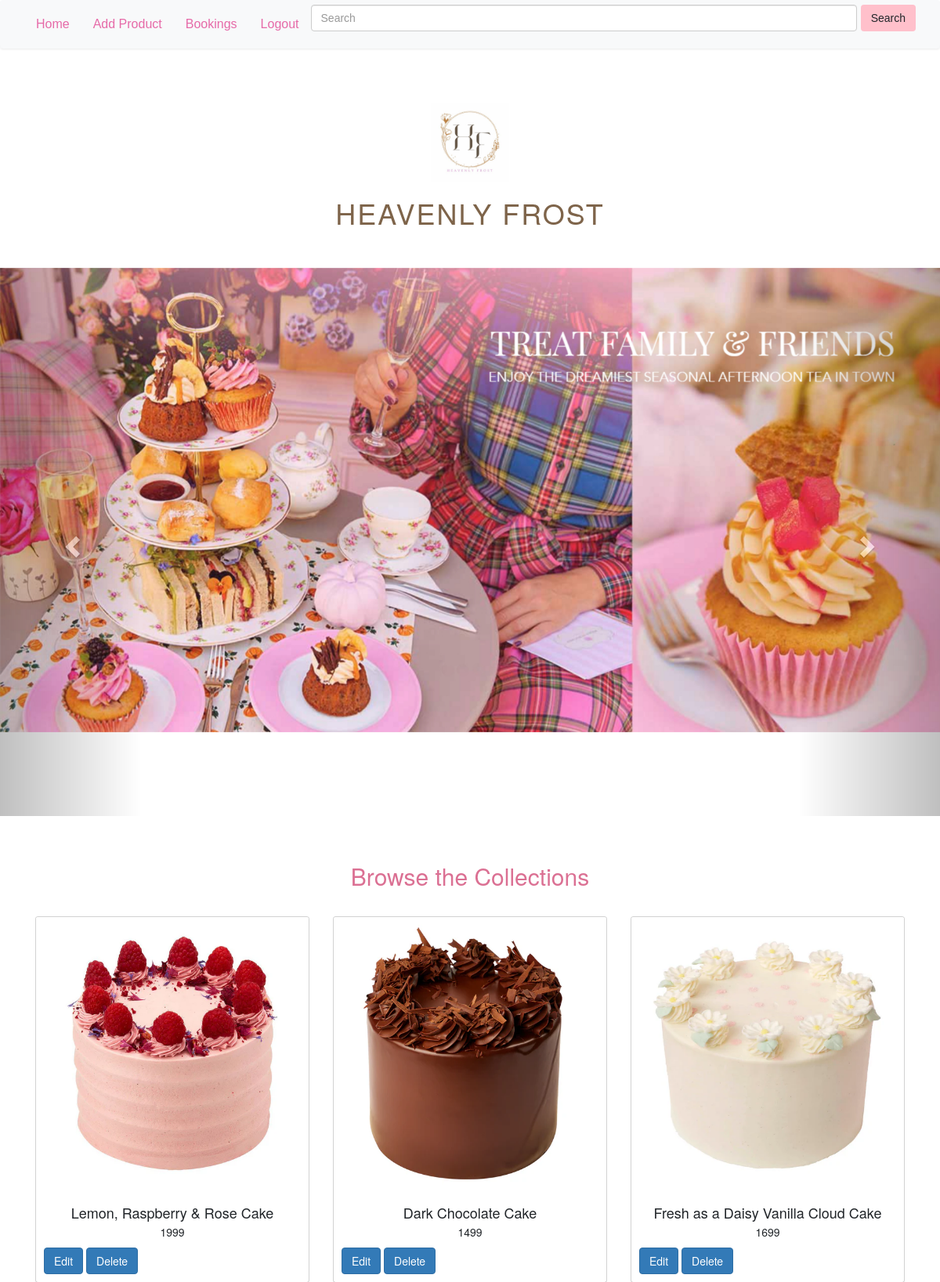
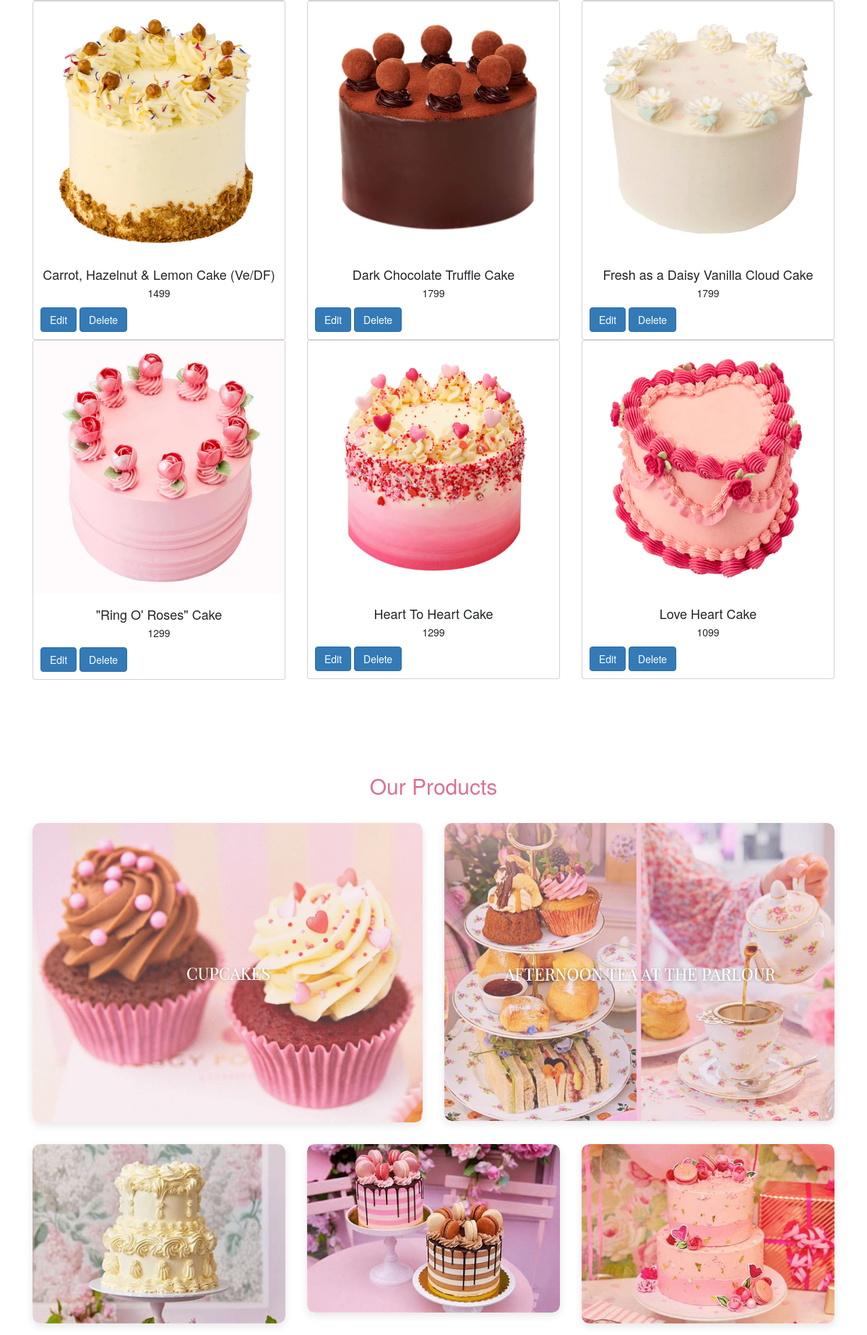
The page /shop_home (signed in, upper part) on the database its author committed (2 pictures, top to bottom).
### app/models.py (models this page shows)
class Cake(models.Model):
    cake_id=models.TextField()
    cake_name=models.TextField()
    price=models.IntegerField()
    img=models.FileField()
    category=models.TextField()
    colour=models.TextField()
    quantity=models.IntegerField()
    description=models.TextField()

### app/views.py (the view)
# urls.py: path('shop_home',views.shop_home),
def shop_home(req):
    if 'shop' in req.session:
        products=Cake.objects.all()
        return render(req,'shop/shop_home.html',{'Cake':products})
    else:
        return redirect(shop_login)

### templates/shop/shop_home.html (shortened to what this page needs)
<!DOCTYPE html>
<html lang="en">
<head>
    {% load static %}
    <link rel="stylesheet" href="{% static '/css/home.css' %}">
    <link href="https://cdn.jsdelivr.net/npm/bootstrap@5.3.3/dist/css/bootstrap.min.css" rel="stylesheet">
    <link rel="stylesheet" href="https://cdn.jsdelivr.net/npm/bootstrap-icons@1.11.3/font/bootstrap-icons.min.css">
    <link rel="stylesheet" href="https://maxcdn.bootstrapcdn.com/bootstrap/3.4.1/css/bootstrap.min.css">
</head>
<body>
      <nav class="navbar navbar-expand-sm navbar-light bg-light shadow-sm">
        <div class="container-fluid">
            <div class="collapse navbar-collapse" id="navbarNav">
                <ul class="navbar-nav me-auto mb-2 mb-sm-0">
                    <li class="nav-item">
                      <a class="nav-link" href="javascript:void(0)">Home </a>
                    </li>
                    <li class="nav-item">
                      <a class="nav-link" href="add_product">Add Product</a>
                    </li>
                    <li class="nav-item">
                      <a class="nav-link" href="bookings">Bookings</a>
                    </li>
                    <li class="nav-item">
                      <a class="nav-link" href="logout">Logout</a>
                    </li>
                </ul>
                <form class="d-flex">
                  <input class="form-control me-2" type="text" placeholder="Search">
                  <button class="btn" style="background-color: pink;" type="button">Search</button>
                </form>
            </div>
        </div>
    </nav>
    <br>
    <div class="container">
      <div class="row justify-content-center align-items-center text-center">
        <div class="col-12 col-md-6">
          <div class="img1">
            <img src="{% static 'images/logo.jpg' %}" alt="Heavenly Frost Logo" class="logo-img">
            <h1 class="logo-title">HEAVENLY FROST</h1>
          </div>
        </div>
      </div>
    </div>
  <br><br>
    <div class="container-expand" >
    <div id="myCarousel" class="carousel slide" data-ride="carousel">
      <ol class="carousel-indicators">
        <li data-target="#myCarousel" data-slide-to="0" class="active"></li>
        <li data-target="#myCarousel" data-slide-to="1"></li>
        <li data-target="#myCarousel" data-slide-to="2"></li>
      </ol>
      <div class="carousel-inner">
        <div class="item active">
          <img src="{% static 'images/c1.jpg' %}" alt="" style="width:100%;">
        </div>
      </div>
      <a class="left carousel-control" href="#myCarousel" data-slide="prev">
        <span class="glyphicon glyphicon-chevron-left"></span>
      </a>
      <a class="right carousel-control" href="#myCarousel" data-slide="next">
        <span class="glyphicon glyphicon-chevron-right"></span>
      </a>
    </div>
    </div>
  <br><br>
  <div class="container">
    <h2 class="text-center mb-4" style="color: palevioletred;">Browse the Collections</h2><br>
    <div class="row">
      <div class="container">
        <div class="row">
            {% for pro in Cake %}
            <div class="col-lg-4">
                <div class="card">
                    <img class="card-img-top" src="{{pro.img.url}}" alt="Card image">
                    <div class="card-body">
                      <h4 style="text-align: center;" class="card-title">{{pro.cake_name}}</h4>
                      <p style="text-align: center;" class="card-text">{{pro.price}}</p>
                      <a style="text-align: center;" href="edit_pro/{{pro.pk}}" class="btn btn-primary">Edit</a>
                      <a style="text-align: center;" href="delete_pro/{{pro.pk}}" class="btn btn-primary">Delete</a>
                    </div>
                  </div>
            </div>
            {% endfor %}
        </div>
     </div>
    </div>
    <br><br><br><br>
  </div>
    <div class="container my-5">
      <h2 class="text-center mb-4" style="color: palevioletred;">Our Products</h2><br>
      <div class="row">
          <div class="col-md-6">
              <div class="collection-item">
                  <a href=""><img src="{% static 'images/m1.png' %}" alt="Afternoon Tea at the Parlour" class="img-fluid"></a>
              </div>
          </div>
          <div class="col-md-6 ">
              <div class="collection-item">
                  <img src="{% static 'images/m2.png' %}" alt="Cupcakes" class="img-fluid">
              </div>
          </div>
      </div>
    </div>
    <div class="container my-5">
    <div class="row">
      <div class="col-md-4 mb-4">
        <div class="collection-item">
          <img src="{% static 'images/x.jpg' %}" alt="" class="img-fluid">
        </div>
      </div>
      <div class="col-md-4 mb-4">
        <div class="collection-item">
          <img src="{% static 'images/31.jpg' %}" alt="" class="img-fluid">
        </div>
      </div>
      <div class="col-md-4 mb-4">
        <div class="collection-item">
          <img src="{% static 'images/a.jpg' %}" alt="" class="img-fluid">
        </div>
      </div>
    </div>
  </div>
</body>
</html>

### static/css/home.css (style rules this page uses)
body { background-color: #f0f4f8; font-family: 'Arial', sans-serif; }
.navbar { font-family: 'Arial', sans-serif; background-color: #ffffff; border-bottom: 2px solid #f1f1f1; }
.navbar .navbar-nav .nav-item .nav-link { color: #e66aa8; font-size: 16px; padding-left: 15px; padding-right: 15px; transition: color 0.3s ease-in-out; }
.img1 { display: flex; flex-direction: column; justify-content: center; align-items: center; text-align: center; margin-top: 30px; }
.logo-img { max-width: 100%; height: auto; width: 100px; }
.logo-title { color: #6a4b2ddc; letter-spacing: 2px; }
.carousel-inner { height: 700px; }
.container { max-width: 1200px; margin: 0 auto; }
h2 { font-family: 'Arial', sans-serif; font-size: 30px; font-weight: 700; margin-bottom: 30px; text-align: center; color: palevioletred; }
.collection-item { position: relative; overflow: hidden; border-radius: 10px; box-shadow: 0 4px 12px rgba(0, 0, 0, 0.1); transition: transform 0.3s ease, box-shadow 0.3s ease; }
.collection-item img { width: 100%; height: auto; border-radius: 10px; transition: transform 0.3s ease; display: block; }

### rows shown on the page
Cake: img (picture), cake_name "Lemon, Raspberry & Rose Cake", price "1999"
Cake: img (picture), cake_name "Dark Chocolate Cake", price "1499"
Cake: img (picture), cake_name "Fresh as a Daisy Vanilla Cloud Cake", price "1699"
Cake: img (picture), cake_name "Carrot, Hazelnut & Lemon Cake (Ve/DF)", price "1499"
Cake: img (picture), cake_name "Dark Chocolate Truffle Cake", price "1799"
Cake: img (picture), cake_name "Fresh as a Daisy Vanilla Cloud Cake", price "1799"
Cake: img (picture), cake_name "\"Ring O' Roses\" Cake", price "1299"
Cake: img (picture), cake_name "Heart To Heart Cake", price "1299"
Cake: img (picture), cake_name "Love Heart Cake", price "1099"
